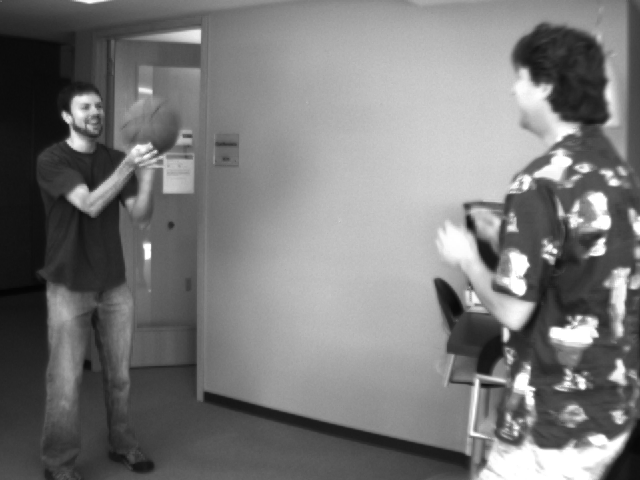
#> input picture Assignment_5/eval-data-gray/Basketball/frame10.png, 640 x 480 px, found by its file name
$ python code.py
#> lines starting #> are read from the running program, lines starting #| are printed output that depends on the picture

# coding: utf-8

# # Assignment -5 **Optical Flow**
# #### Rollno: 2018201097
# #### Name: Aman Joshi

# ## Optical Flow:
# Optical flow or optic flow is the pattern of apparent motion of objects, surfaces, and edges in a visual scene caused by the relative motion between an observer and a scene.
# Optical flow can also be defined as the distribution of apparent velocities of movement of brightness pattern in an image. We assume that the Intensities of point doesn't change between respective frames.
# \begin{equation*}
# I(x,y,t) = I(x+\Delta x, y + \Delta y, t + \Delta t)
# \end{equation*}
# \begin{equation}
# I(x+\Delta x,y+\Delta y,t+\Delta t) = I(x,y,t) + \frac{\partial I}{\partial x}\Delta x+\frac{\partial I}{\partial y}\Delta y+\frac{\partial I}{\partial t}\Delta t+H.O.T.
# \end{equation}
# <br>
# From Equation 1 we have
# \begin{equation*}
# \frac{\partial I}{\partial x}\Delta x+\frac{\partial I}{\partial y}\Delta y+\frac{\partial I}{\partial t}\Delta t = 0
# \end{equation*}
# \begin{equation*}
# \frac{\partial I}{\partial x}\frac{\Delta x}{\Delta t}+\frac{\partial I}{\partial y}\frac{\Delta y}{\Delta t}+\frac{\partial I}{\partial t}\frac{\Delta t}{\Delta t} = 0
# \end{equation*}
#
# <br>
# \begin{equation*}
# \frac{\partial I}{\partial x}V_x+\frac{\partial I}{\partial y}V_y+\frac{\partial I}{\partial t} = 0
# \end{equation*}
#
#
#

# In[17]:


import numpy as np
import pandas as pd
import matplotlib.pyplot as plt
import cv2 as cv


# In[28]:


def optical_flow(frame1, frame2, win=2):
    Ix = np.zeros(frame1.shape).astype(np.float32)
    Iy = np.zeros(frame1.shape).astype(np.float32)
    It = np.zeros(frame1.shape).astype(np.float32)

    Ix[1:-1, 1:-1] = cv.subtract(frame1[1:-1, 2:], frame1[1:-1, :-2]) / 2
    Iy[1:-1, 1:-1] = cv.subtract(frame1[2:, 1:-1], frame1[:-2, 1:-1]) / 2
    It[1:-1, 1:-1] = cv.subtract(frame1[1:-1, 1:-1], frame2[1:-1, 1:-1])

    params = np.zeros(frame1.shape + (5, ))
    params[..., 0] = Ix**2
    params[..., 1] = Iy**2
    params[..., 2] = Ix * Iy
    params[..., 3] = Ix * It
    params[..., 4] = Iy * It
    del It, Ix, Iy
    cum_params = np.cumsum(np.cumsum(params, axis=0), axis=1)
    del params
    win_params = (cum_params[2 * win + 1:, 2 * win + 1:] -
                  cum_params[2 * win + 1:, :-1 - 2 * win])
    win_params -= cum_params[:-1 - 2 * win, 2 * win + 1:]
    win_params += cum_params[:-1 - 2 * win, :-1 - 2 * win]
    del cum_params
    op_flow = np.zeros(frame1.shape + (2, ))
    det = win_params[..., 0] * win_params[..., 1] - win_params[..., 2]**2

    op_flow_x = np.where(det != 0,
                         (win_params[..., 1] * win_params[..., 3] -
                          win_params[..., 2] * win_params[..., 4]) / det, 0)
    op_flow_y = np.where(det != 0,
                         (win_params[..., 0] * win_params[..., 4] -
                          win_params[..., 2] * win_params[..., 3]) / det, 0)
    op_flow[win + 1:-1 - win, win + 1:-1 - win, 0] = op_flow_x[:-1, :-1]
    op_flow[win + 1:-1 - win, win + 1:-1 - win, 1] = op_flow_y[:-1, :-1]
    op_flow = op_flow.astype(np.float32)
    return op_flow


# In[29]:


def draw_flow(img, flow):
    x = np.arange(0, img.shape[1], 1)
    y = np.arange(0, img.shape[0], 1)
    x, y = np.meshgrid(x, y)
    plt.figure()
    fig = plt.imshow(img, cmap='gray', interpolation='bicubic')
    plt.axis('off')
    step = img.shape[0] / 20
    step = int(step)
    plt.quiver(
        x[::step, ::step],
        y[::step, ::step],
        flow[::step, ::step, 0],
        flow[::step, ::step, 1],
        color='r',
        pivot='middle',
        headwidth=2,
        headlength=3)
    plt.axis('off')
    plt.show()


# In[30]:


image1 = cv.imread("eval-data-gray/Basketball/frame10.png", 0)
#> image1 is the input picture: shape (480, 640); min 4, max 255, mean 120.3
image2 = cv.imread("eval-data-gray/Basketball/frame11.png", 0)
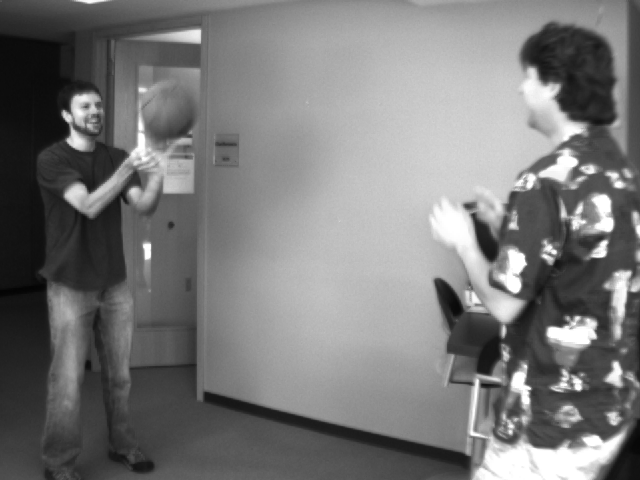
#> input picture Assignment_5/eval-data-gray/Basketball/frame11.png, 640 x 480 px, found by its file name
#> image2 is the input picture: shape (480, 640); min 4, max 255, mean 119.9
flow = optical_flow(image1, image2, 15)
#> in optical_flow, `Ix[1:-1, 1:-1] = cv.subtract(frame1[1:-1, 2:], frame1[1:-1, :-2]) / 2`:
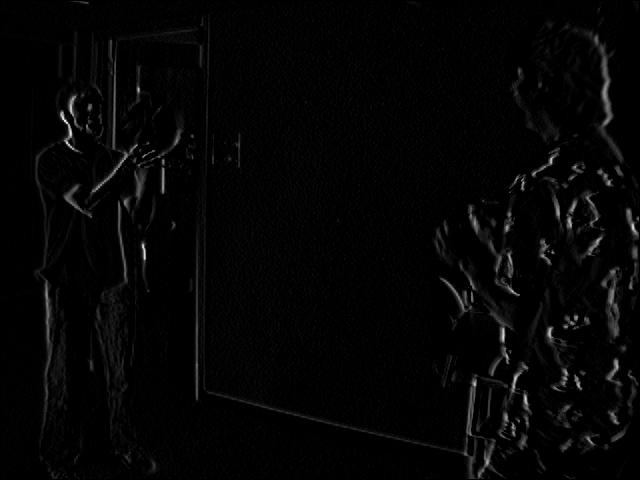
#> Ix: shape (480, 640) float32; min 0, max 69.5, mean 1.4; drawn with min black and max white
#> in optical_flow, `It[1:-1, 1:-1] = cv.subtract(frame1[1:-1, 1:-1], frame2[1:-1, 1:-1])`:
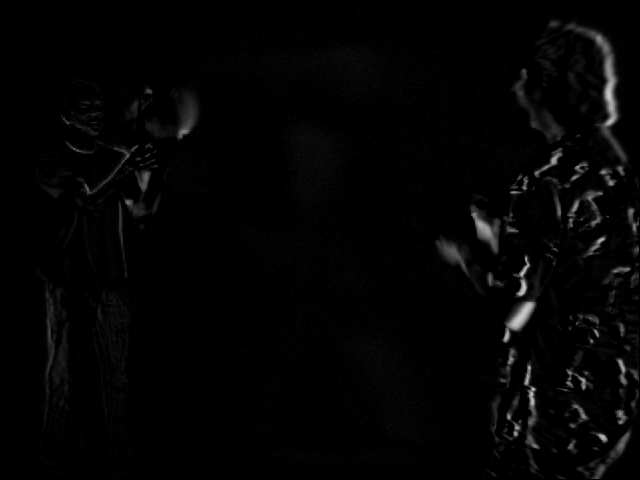
#> It: shape (480, 640) float32; min 0, max 203, mean 4.1
draw_flow(image1, flow)
#> in draw_flow, `plt.show()`:
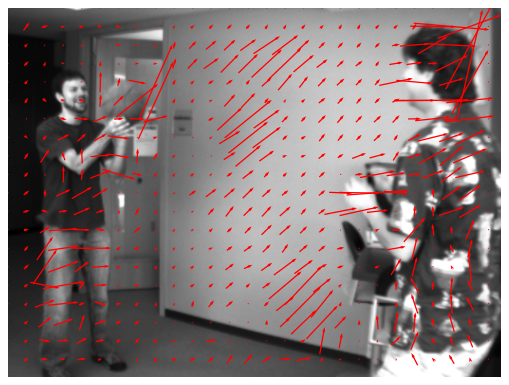
#> figure drawn by matplotlib, 1 panel


# In[31]:


image1 = cv.imread("eval-data-gray/Army/frame10.png", 0)
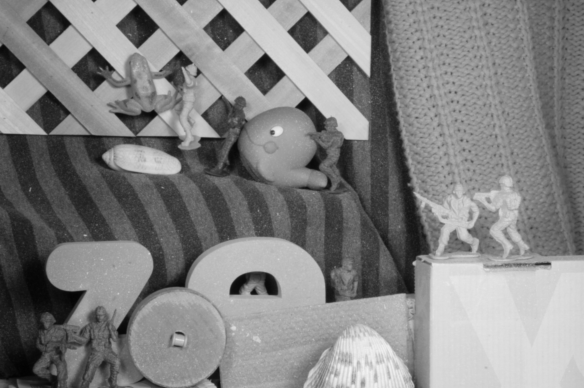
#> input picture Assignment_5/eval-data-gray/Army/frame10.png, 584 x 388 px, found by its file name
#> image1 is the input picture: shape (388, 584); min 2, max 244, mean 129.5
image2 = cv.imread("eval-data-gray/Army/frame11.png", 0)
flow = optical_flow(image1, image2, 15)
#> call 2 of optical_flow, with win = 15
#> in optical_flow (call 2), `Ix[1:-1, 1:-1] = cv.subtract(frame1[1:-1, 2:], frame1[1:-1, :-2]) / 2`:
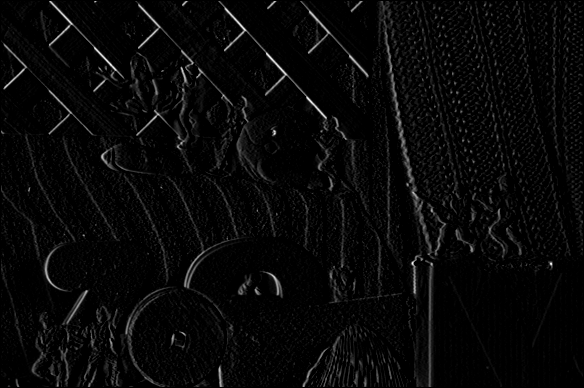
#> Ix: shape (388, 584) float32; min 0, max 69.5, mean 2.3; drawn with min black and max white
#> in optical_flow (call 2), `Iy[1:-1, 1:-1] = cv.subtract(frame1[2:, 1:-1], frame1[:-2, 1:-1]) / 2`:
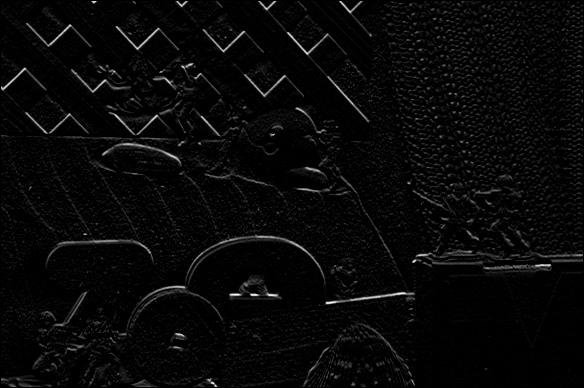
#> Iy: shape (388, 584) float32; min 0, max 67.5, mean 2.1; drawn with min black and max white
#> (the run stopped early here; a loop or call above may not have finished)
